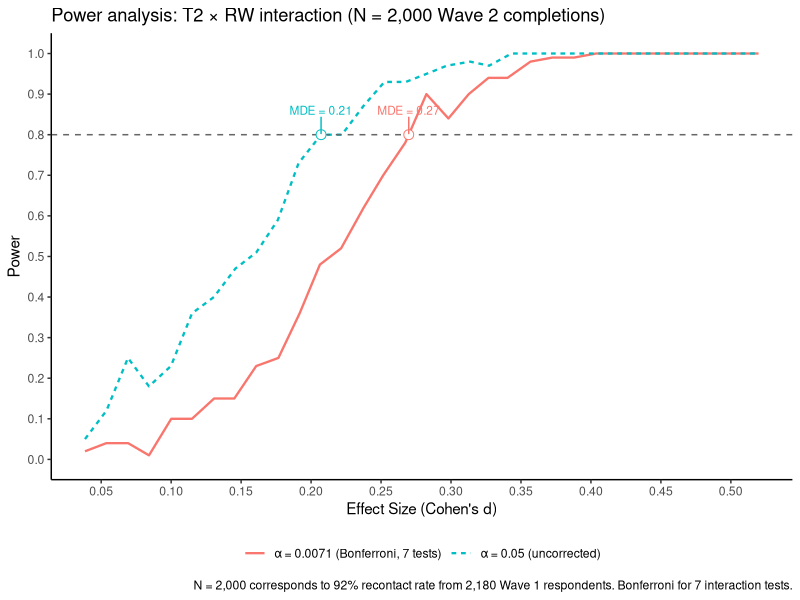
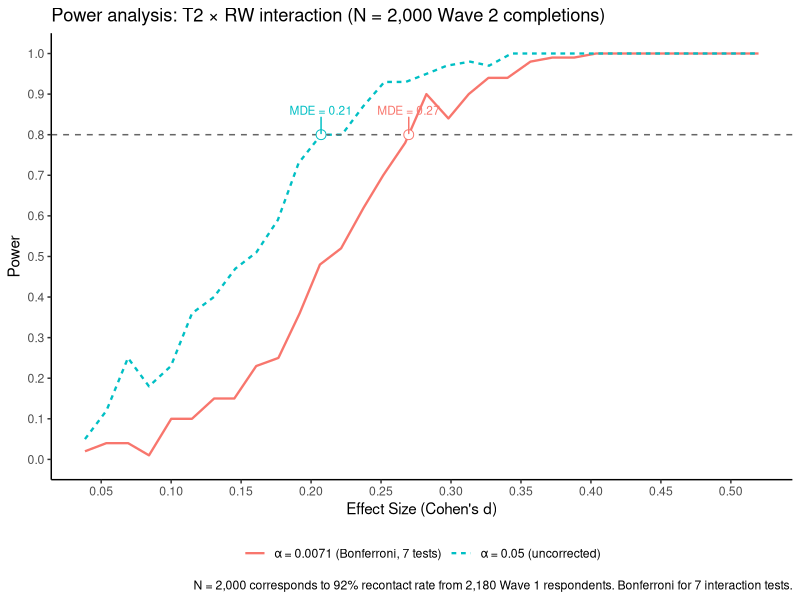

These charts were generated, in order, by the following R code:
library(dplyr)
library(purrr)
library(ggplot2)
library(ggrepel)

set.seed(42)

n_reps <- 100
completion_rate <- 0.91 # expected survey completion rate; adjust for your attrition estimate
n_primary_tests <- 7 # number of interaction hypotheses tested (Bonferroni denominator)
# NOTE: sd_error = 20 is a key sensitivity assumption. If true residual SD is higher
# (e.g., 25–30 on a 0–100 scale), required N increases substantially.

# Power analysis for the estimating equation:
#
#   y_i = α0 + α1 CW_i + α2 RW_i
#           + Σ δ_k T_ik
#           + Σ β_k (T_ik × CW_i)
#           + Σ γ_k (T_ik × RW_i)
#           + ε_i
#
# CW_i ~ N(0, sd_cw): crime wrongness
# RW_i ~ rounded N(0, sd_rw), clamped to integers in [-4, 4]: relative ranking wrongness
# Treatment arms: control, control2, T1, T2, T3, T4 (6 groups)
# Power computed for a single coefficient of interest (default: T2 x RW)

simulate_power <- function(
  alpha0 = 50,
  alpha1 = 0,
  alpha2 = 0,
  delta = c(0, 0, 0, 0),
  beta = c(0, 0, 0, 0),
  gamma = c(0, 0, 0, 0),
  sd_cw = 1.5,
  sd_rw = 1.5,
  sd_error = 20,
  sample_n = 4000,
  n_groups = 6,
  alpha_level = 0.05,
  coef_of_interest = "treatment_factor2:RW"
) {
  treatment <- rep(0:(n_groups - 1), floor(sample_n / n_groups))
  treatment_factor <- factor(treatment)
  n_obs <- length(treatment)

  p_values <- numeric(n_reps)
  r2_values <- numeric(n_reps)
  sd_outcomes <- numeric(n_reps)
  sd_RW_vals <- numeric(n_reps)

  for (i in 1:n_reps) {
    CW <- rnorm(n_obs, mean = 0, sd = sd_cw)
    RW <- pmin(4L, pmax(-4L, round(rnorm(n_obs, mean = 0, sd = sd_rw))))

    X <- model.matrix(~ treatment_factor * CW + treatment_factor * RW)

    y_raw <- alpha0 +
      alpha1 * CW +
      alpha2 * RW +
      delta[1] * (treatment_factor == 1) +
      delta[2] * (treatment_factor == 2) +
      delta[3] * (treatment_factor == 3) +
      delta[4] * (treatment_factor == 4) +
      beta[1] * (treatment_factor == 1) * CW +
      beta[2] * (treatment_factor == 2) * CW +
      beta[3] * (treatment_factor == 3) * CW +
      beta[4] * (treatment_factor == 4) * CW +
      gamma[1] * (treatment_factor == 1) * RW +
      gamma[2] * (treatment_factor == 2) * RW +
      gamma[3] * (treatment_factor == 3) * RW +
      gamma[4] * (treatment_factor == 4) * RW +
      rnorm(n_obs, mean = 0, sd = sd_error)

    y <- pmin(100, pmax(0, round(y_raw)))

    sd_outcomes[i] <- sd(y)
    sd_RW_vals[i] <- sd(RW) # Fixed: original incorrectly used sd(CW) here

    fit <- lm.fit(X, y)
    residuals <- fit$residuals
    rss <- sum(residuals^2)
    tss <- sum((y - mean(y))^2)
    r2_values[i] <- 1 - rss / tss

    df_resid <- length(y) - fit$rank
    sigma2 <- rss / df_resid
    XtX_inv <- chol2inv(fit$qr$qr[1:fit$rank, 1:fit$rank, drop = FALSE])
    se <- sqrt(diag(XtX_inv) * sigma2)

    idx <- which(colnames(X) == coef_of_interest)
    t_stat <- fit$coefficients[idx] / se[idx]
    p_values[i] <- 2 * pt(abs(t_stat), df_resid, lower.tail = FALSE)
  }

  tibble(
    gamma_t2_rw = gamma[2],
    sd_error = sd_error,
    alpha_level = alpha_level,
    sample_n = sample_n,
    power = mean(p_values < alpha_level),
    mean_r2 = mean(r2_values),
    mean_sd_outcome = mean(sd_outcomes),
    sd_RW = mean(sd_RW_vals)
  )
}

# ── Simulation grid ───────────────────────────────────────────────────────────
# Fixed sample size (Wave 2 retained); vary effect size and alpha level.
# gamma_t2 grid chosen to span Cohen's d ≈ 0.05–0.45.

fixed_n <- 2000
bonferroni_alpha <- round(0.05 / n_primary_tests, 4)

params <- expand.grid(
  gamma_t2 = seq(0.5, 7, by = 0.2),
  alpha_level = c(0.05, bonferroni_alpha)
)

n_sims <- nrow(params)
total_reps <- n_sims * n_reps
done_reps <- 0

power_list <- vector("list", n_sims)
for (j in seq_len(n_sims)) {
  power_list[[j]] <- simulate_power(
    gamma = c(0, params$gamma_t2[j], 0, 0),
    sample_n = fixed_n,
    alpha_level = params$alpha_level[j],
    coef_of_interest = "treatment_factor2:RW"
  )
  done_reps <- done_reps + n_reps
  cat(sprintf(
    "\r  %d%% complete  (%d / %d reps)",
    round(100 * done_reps / total_reps),
    done_reps,
    total_reps
  ))
}
cat("\n")
power_results <- bind_rows(power_list)

# Cohen's d (continuous — used as x-axis)
power_results <- power_results %>%
  mutate(
    cohens_d = gamma_t2_rw * sd_RW / mean_sd_outcome,
    alpha_label = ifelse(
      alpha_level == 0.05,
      "α = 0.05 (uncorrected)",
      sprintf("α = %.4f (Bonferroni, %d tests)", alpha_level, n_primary_tests)
    )
  )

# ── Minimum detectable effect size (MDE) at 80% power ────────────────────────

mde <- power_results %>%
  group_by(alpha_level, alpha_label) %>%
  arrange(cohens_d) %>%
  mutate(
    next_power = lead(power),
    next_d = lead(cohens_d)
  ) %>%
  filter(power < 0.8 & next_power >= 0.8) %>%
  mutate(
    mde_d = cohens_d +
      (0.8 - power) * (next_d - cohens_d) / (next_power - power)
  ) %>%
  slice(1) %>%
  ungroup() %>%
  mutate(power_80 = 0.8)

# ── Plot ──────────────────────────────────────────────────────────────────────

power_line_graph <- ggplot(
  power_results,
  aes(x = cohens_d, y = power, color = alpha_label, linetype = alpha_label)
) +
  geom_line(linewidth = 0.8) +
  geom_hline(yintercept = 0.8, linetype = "dashed", color = "grey40") +
  geom_point(
    data = mde,
    aes(x = mde_d, y = power_80),
    size = 3,
    shape = 21,
    fill = "white",
    show.legend = FALSE
  ) +
  geom_text_repel(
    data = mde,
    aes(x = mde_d, y = power_80, label = sprintf("MDE = %.2f", mde_d)),
    nudge_y = 0.06,
    size = 3,
    show.legend = FALSE
  ) +
  scale_x_continuous(breaks = seq(0, 0.5, by = 0.05)) +
  scale_y_continuous(breaks = seq(0, 1, by = 0.1), limits = c(0, 1)) +
  labs(
    color = NULL,
    linetype = NULL,
    x = "Effect Size (Cohen's d)",
    y = "Power",
    title = sprintf(
      "Power analysis: T2 × RW interaction (N = %s Wave 2 completions)",
      format(fixed_n, big.mark = ",")
    ),
    caption = sprintf(
      "N = %s corresponds to %.0f%% recontact rate from %s Wave 1 respondents. Bonferroni for %d interaction tests.",
      format(fixed_n, big.mark = ","),
      100 * fixed_n / 2180,
      format(2180, big.mark = ","),
      n_primary_tests
    )
  ) +
  theme_classic() +
  theme(legend.position = "bottom")

print(power_line_graph)

ggsave(
  "latex/images/power_graph_v2.pdf",
  plot = power_line_graph,
  width = 10,
  height = 4.5
)
